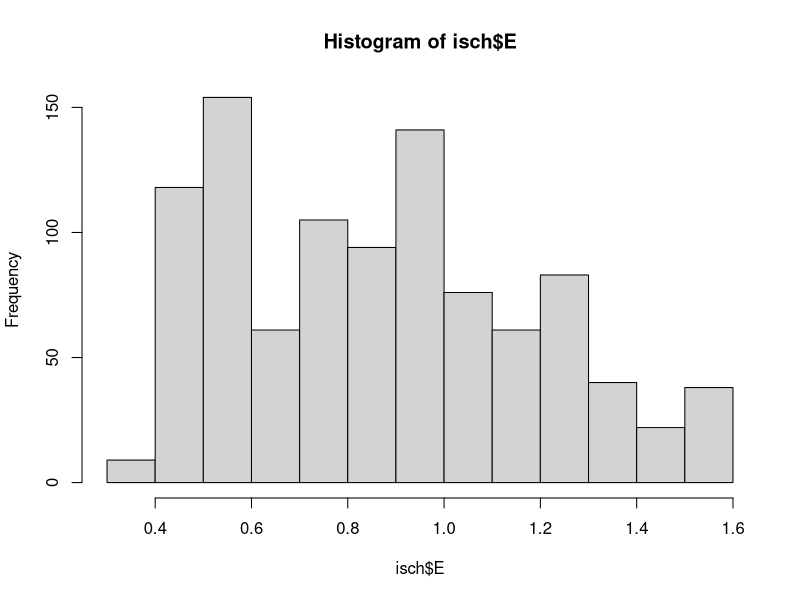
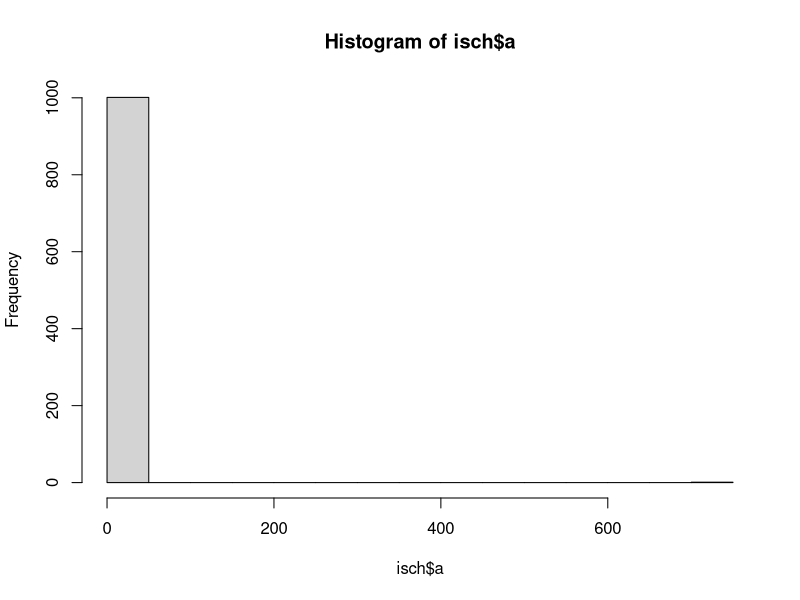
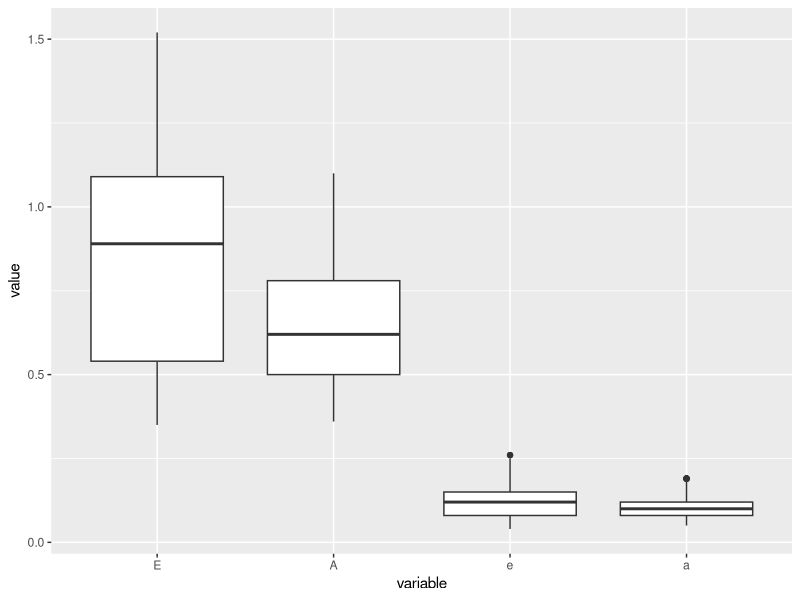
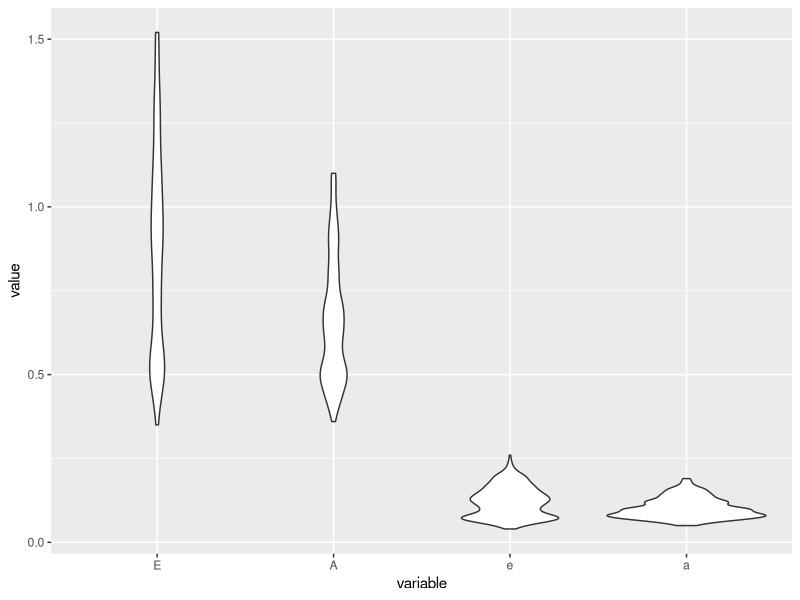
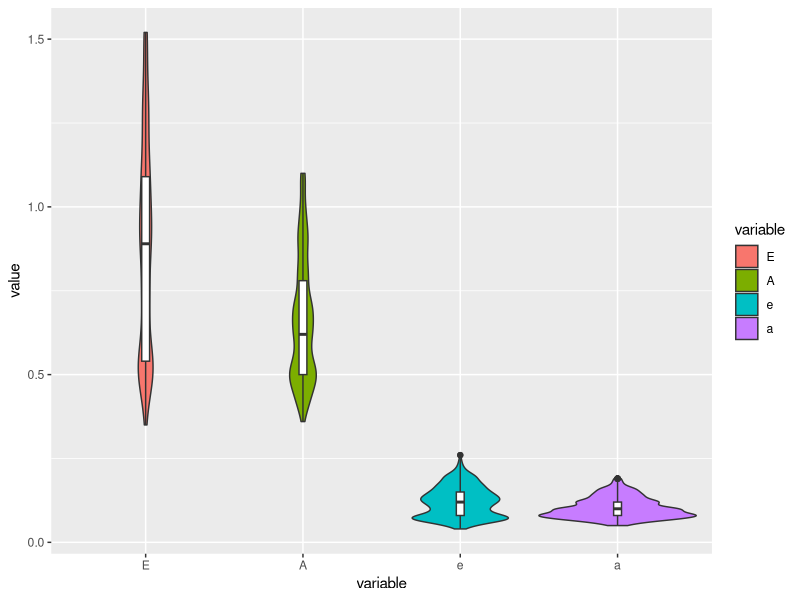
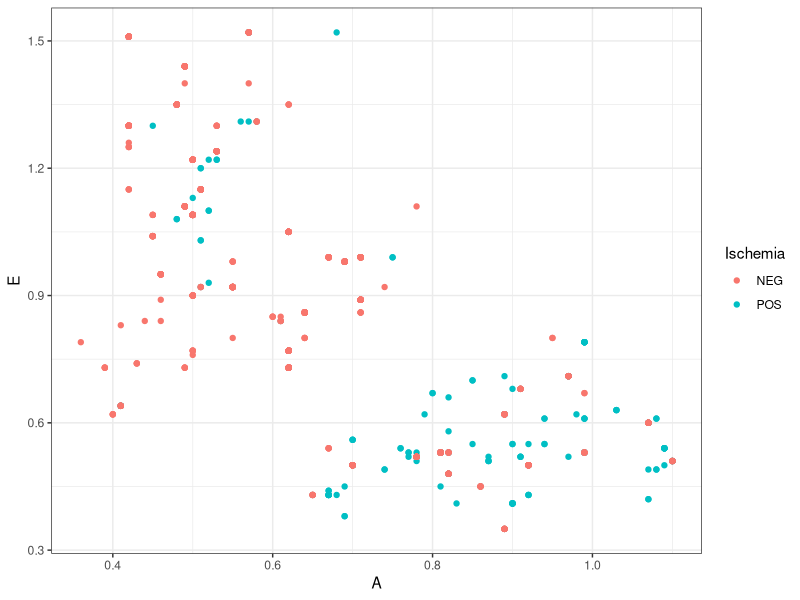
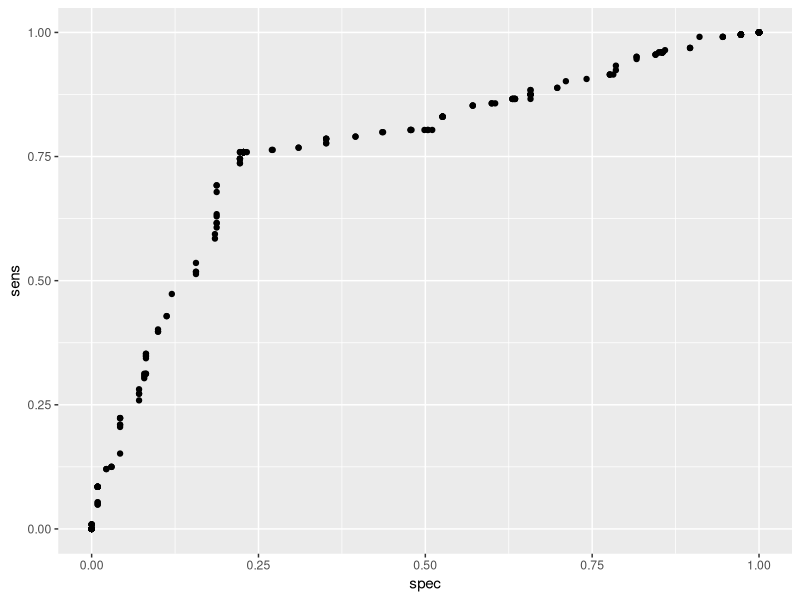
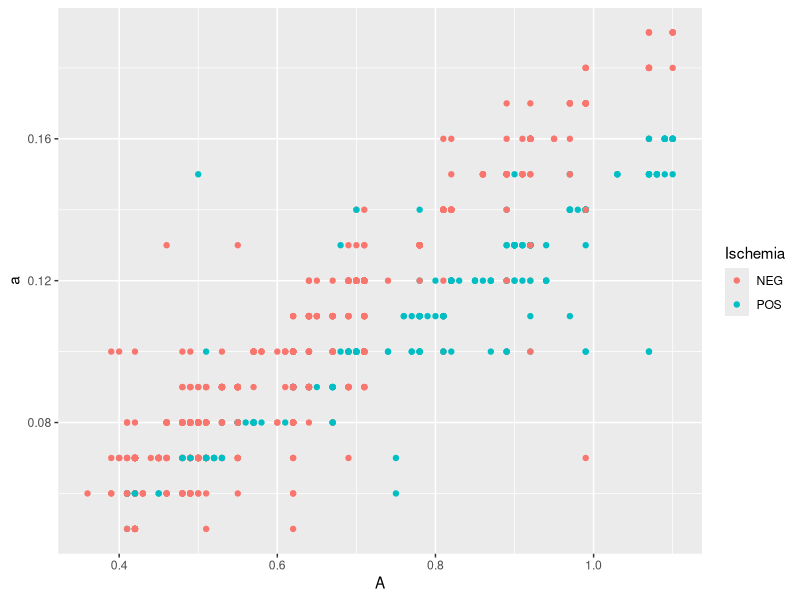

Source code (R) for these figures, in order:
library(ggplot2)
library(reshape2)
library(e1071)
library(class)
library(randomForest)


isch <-read.delim("isch.txt")
head(isch)
tail(isch)
dim(na.omit(isch))
isch <- na.omit(isch)
summary(isch)
colnames(isch)
isch <- isch[,c(1:5,8,9)]
hist(isch$E)
hist(isch$a)
isch <- subset(isch, a<0.2)
sum(isch$a >0.2)
dim(isch)

x <- isch[, 4:7]
head(x)

xm <- melt(x)
head(xm)
ggplot(xm, aes(variable, value))+geom_boxplot()
ggplot(xm, aes(variable, value))+geom_violin()
ggplot(xm, aes(variable, value))+geom_violin(width=1 ,aes(fill=variable)) + geom_boxplot(width=0.05)

ggplot(isch, aes(A, E , color=Ischemia)) + geom_point() + theme_bw()

# classification
classify2 <-function(x,y){
  if(1.5*x-0.3 > y) return("POS")
  else return("NEG")
}
classify2(1,0.4)

classify <-function(x,y) ifelse(1.5*x-0.3 > y, ("POS") , ("NEG"))


isch$pred <- classify(isch$A , isch$E)
head(isch)

# evaluation
accuracy = sum(isch$pred==isch$Ischemia) / nrow(isch)
accuracy
sensitivity = sum(isch$pred== "POS" & isch$Ischemia=="POS") / sum(isch$Ischemia== "POS")
sensitivity
specificity = sum(isch$pred== "NEG" & isch$Ischemia=="NEG") / sum(isch$Ischemia== "NEG")
specificity

# ROC
classify3 <-function(x,y,arz) ifelse(1.5*x-arz > y, ("POS") , ("NEG"))
evalu <-function(arz){
  pred <- classify3(isch$A,isch$E ,arz)
  sens <- sum(pred== "POS" & isch$Ischemia=="POS") / sum(isch$Ischemia== "POS")
  spec <- sum(pred== "NEG" & isch$Ischemia=="NEG") / sum(isch$Ischemia== "NEG")
  return(c(sens,spec))
}
res <- sapply(seq(-2,2,by=0.01),evalu)
res <- t(res)
dim(res)
head(res)
tail(res)
res[,2] <- 1-res[,2]
res <- data.frame(res)
colnames(res) <- c("sens","spec")
ggplot(res , aes(spec , sens)) +geom_point()





# session 2
head(isch)
isch2 <- isch[,c(1:7)]
N <- nrow(isch2)
isch2 <-isch2[sample(1:N),]
train.set <- isch2[seq(N/2),]
test.set <- isch2[-seq(N/2),]
dim(train.set)
dim(test.set)
head(isch2)
head(train.set)
str(train.set)

# important
isch2["Ischemia"] <- lapply(isch2["Ischemia"] , factor)
isch2["Diastolic.function"] <- lapply(isch2["Diastolic.function"] , factor)
train.set <- isch2[seq(N/2),]
test.set <- isch2[-seq(N/2),]
# svm
model.svm <- svm(Ischemia~.,train.set)
test.pred <- predict(model.svm , test.set[, -2])
head(test.pred)
head(test.set)

# evaluation
accuracy = sum(test.pred==test.set$Ischemia) / nrow(test.set)
accuracy
sensitivity = sum(test.pred== "POS" & test.set$Ischemia=="POS") / sum(test.set$Ischemia== "POS")
sensitivity
specificity = sum(test.pred== "NEG" & test.set$Ischemia=="NEG") / sum(test.set$Ischemia== "NEG")
specificity

class(train.set$Ischemia)
levels(train.set$Ischemia)
table(train.set$Ischemia)

#randomforest
model.RF <- randomForest(train.set[,-2],train.set[,2])
test.pred2 <- predict(model.RF,test.set[, -2])
head(test.pred2)

# evaluation
accuracy = sum(test.pred2==test.set$Ischemia) / nrow(test.set)
accuracy
sensitivity = sum(test.pred2== "POS" & test.set$Ischemia=="POS") / sum(test.set$Ischemia== "POS")
sensitivity
specificity = sum(test.pred2== "NEG" & test.set$Ischemia=="NEG") / sum(test.set$Ischemia== "NEG")
specificity

senspeacc <- function(pred , real){
  acc = sum(pred==real) / length(pred)
  sen = sum(pred== "POS" & real=="POS") / sum(real== "POS")
  spe = sum(pred== "NEG" & real=="NEG") / sum(real== "NEG")
  list(Acc=acc,Sen=sen,Spe=spe)
}
senspeacc(test.pred2,test.set$Ischemia)

#cross validation
N <- nrow(isch2)
isch2 <-isch2[sample(1:N),]
section <- sample(1:5,size=N,replace = T)
head(section,20)

crossvalidation <- function(i){
  test.set= isch2[section==i,]
  train.set= isch2[section!=i,]
  train.set["Ischemia"] <- lapply(train.set["Ischemia"] , factor)
  model.svm <- svm(Ischemia~.,train.set, type="C-classification")
  test.pred <- predict(model.svm , test.set[, -2])
  senspeacc(test.pred,test.set$Ischemia)
}
result <- sapply(1:5, crossvalidation)
result
result <- data.frame(t(result))
class(result$Acc)
result$Acc <- as.numeric(unlist(result$Acc))
result$Sen <- as.numeric(unlist(result$Sen))
result$Spe <- as.numeric(unlist(result$Spe))
is.numeric(result$Acc)
colMeans(result)


# feature selection
N <- nrow(isch2)
isch2 <-isch2[sample(1:N),]
isch2["Ischemia"] <- lapply(isch2["Ischemia"] , factor)
isch2["Diastolic.function"] <- lapply(isch2["Diastolic.function"] , factor)
isch2$Diastolic.function <- as.numeric(isch2$Diastolic.function)
train.set <- isch2[seq(N/2),]
test.set <- isch2[-seq(N/2),]

train.x <- train.set[,-2]
train.y <- train.set[,2]
test.x <- test.set[,-2]
test.y <- test.set[,2]

k=2
feature.select <- function(features){
  model.svm <- svm(train.x[,features],train.y, type="C-classification")
  test.pred <- predict(model.svm , test.x[, features])
  senspeacc(test.pred,test.y)
}
head(train.x)
head(train.y)
head(test.x)
head(test.y)

class(isch2$Ischemia)
class(isch2$Diastolic.function)

feature.select(2)
results <- sapply(1:ncol(train.x),feature.select)
results
colnames(train.x)

feature.set <- combn(seq(ncol(train.x)),k)
feature.set
results2 <- sapply(1:ncol(feature.set), function(i) feature.select(feature.set[,i]))
results2

# feature extraction
fs <- combn(4:7 , 2) # E A e a
fs
multiply <- sapply(seq(ncol(fs)), function(i) isch2[,fs[1,i]]*isch2[,fs[2,i]])
head(multiply)
colnames(multiply) <- sapply(seq(ncol(fs)), function(i) paste0(colnames(isch2)[fs[1,i]],"*",colnames(isch2)[fs[2,i]]))

div1 <- sapply(seq(ncol(fs)), function(i) isch2[,fs[1,i]]/isch2[,fs[2,i]])
head(div1)
colnames(div1) <- sapply(seq(ncol(fs)), function(i) paste0(colnames(isch2)[fs[1,i]],"/",colnames(isch2)[fs[2,i]]))

div2 <- sapply(seq(ncol(fs)), function(i) isch2[,fs[2,i]]/isch2[,fs[1,i]])
head(div2)
colnames(div2) <- sapply(seq(ncol(fs)), function(i) paste0(colnames(isch2)[fs[2,i]],"/",colnames(isch2)[fs[1,i]]))

newisch <- cbind(isch,multiply,div1,div2)
head(newisch)

N <- nrow(newisch)
newisch <-newisch[sample(1:N),]
newisch["Ischemia"] <- lapply(newisch["Ischemia"] , factor)
newisch["Diastolic.function"] <- lapply(newisch["Diastolic.function"] , factor)
newisch$Diastolic.function <- as.numeric(newisch$Diastolic.function)
train.set <- newisch[seq(N/2),]
test.set <- newisch[-seq(N/2),]

train.x <- train.set[,-2]
train.y <- train.set[,2]
test.x <- test.set[,-2]
test.y <- test.set[,2]

feature.set <- combn(seq(ncol(train.x)),k)
feature.set
ggplot(newisch,aes(A,a,color=Ischemia)) + geom_point()
nrow(newisch)